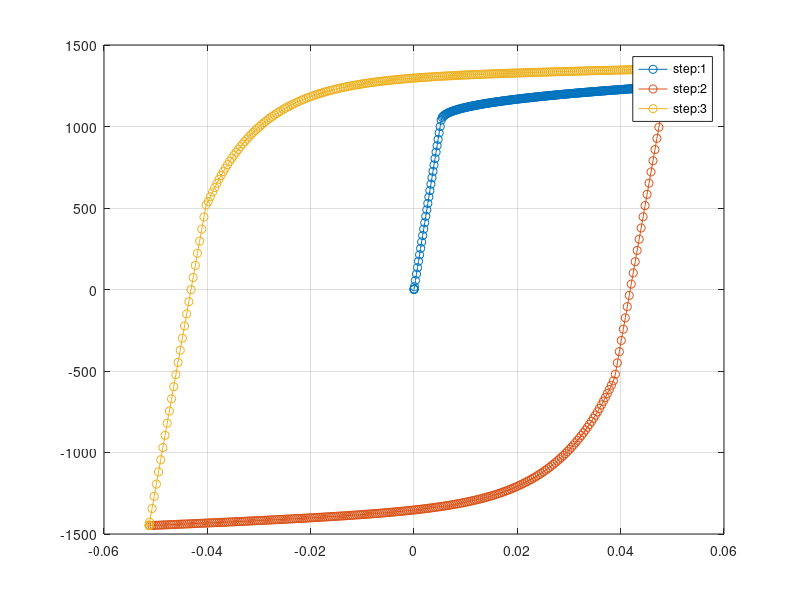

Reproduce this figure in MATLAB. (Note: this script raises an error after producing the figure.)
%--------------------------------------------------------------------------
% Development log
% Code writer: Seong-Yong Yoon
% E-mail: theysy@postech.ac.kr
% Ver: 2.0
% Advisor: Frederic Barlat
% Affiliation: Pohang university of sicence and technology (POSTECH)
%--------------------------------------------------------------------------
% This matlab script pre-process the experimental data in terms of
% true strain and true stress.
% Moreover, it is available to process a multiple step experiment such as
% tension-compression.
clear
close all
clc
addpath 'Data'
%% Define material data
filemat='TR1180_EXP_TCT5P';
ang=0;
data0=csvread('TR1180_HAH20_TCT5P.csv');
dataNo=1000; % Selected # of data
mode=2; % 1: Eng -> True | 2: True -> True
% bc0=0.05;
% bc0=[0.12 0.0];
bc0=[0.05 -0.05 0.05];
Tol=5e-5;
%% Set up boundary condition
[data_temp, indx0]=unique(data0(:,2),'stable');
data=zeros([max(size(data_temp)), 2]);
for i=1:max(size(indx0))
    data(i,1)=data0(indx0(i),1);
    data(i,2)=data0(indx0(i),2);
end
bc=log(1+bc0);
if mode==1 % Eng -> True
    data(:,2)=data(:,2).*(1+data(:,1));
    data(:,1)=log(1+data(:,1));
end
nstep=max(size(bc));
ndata=max(size(data));
pick=ceil(ndata/dataNo);
% pick=1;
%% Dividing stress-strain curves
MATdata=cell([1,nstep]); % Raw data [i,j,k]
indx2=1;
indx=ones([nstep,1]);
for k=1:nstep
    % Find index for the given boundary conditions
    for j=indx2:ndata
        if abs(bc(k)-data(j,1))<=Tol
            indx(k)=j;
            break;
        end
    end
    % Define piecewise stress-strain curve
    MATdata{k}=data(indx2:pick:indx(k),:);
    indx2=indx(k);
end
%% Plot the Data pre-processing
lgn=cell(size(nstep));
figure(51);
for k=1:nstep
    plot(MATdata{k}(:,1),MATdata{k}(:,2), '-o');
    if k==1
        hold on
        grid on
    end
    lgn{k}=strcat('step:', num2str(k));
end
legend(lgn,'Location','Best');
MATdata1=cat(1,MATdata{:});
%% Save experiment data
save (append('Data\',filemat), 'ang', 'MATdata', 'bc') 
disp('#Message: Date Pre-processing is Done!!!');